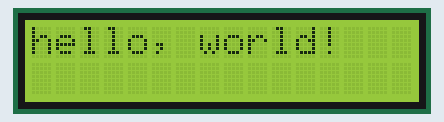
Recording of a sketch running on a simulated Arduino Uno, built with avr-gcc and run on an emulated ATmega328P. Parts: 16×2 character LCD.

Above: at 0.1 s.
At 8.1 s:
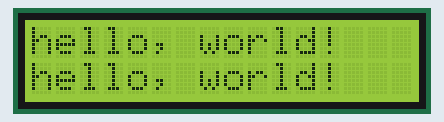

The sketch:

lcd_hello_world.ino
```cpp
// include the library code:
#include <LiquidCrystal.h>

// initialize the library by associating any needed LCD interface pin
// with the arduino pin number it is connected to
LiquidCrystal lcd(12, 11, 5, 4, 3, 2);

void setup() {
  // set up the LCD's number of columns and rows:
  lcd.begin(16, 2);
  // Print a message to the LCD.
  lcd.print("hello, world!");
  delay(8000);
}

void loop() {
  // set the cursor to column 0, line 1
  // (note: line 1 is the second row, since counting begins with 0):
  lcd.setCursor(0, 1);
  // print the number of seconds since reset:
//  lcd.print(millis() / 1000);
  lcd.print("hello, world!");
  delay(8000);
}
```
